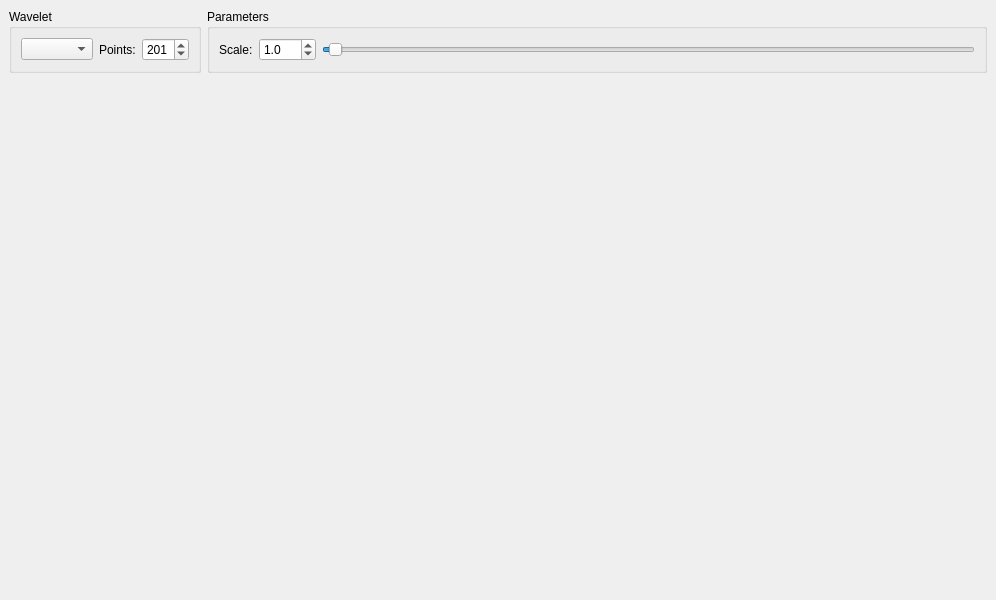
<?xml version="1.0" encoding="UTF-8"?>
<ui version="4.0">
 <class>MainWindow</class>
 <widget class="QMainWindow" name="MainWindow">
  <property name="geometry">
   <rect>
    <x>0</x>
    <y>0</y>
    <width>996</width>
    <height>600</height>
   </rect>
  </property>
  <property name="windowTitle">
   <string>MainWindow</string>
  </property>
  <widget class="QWidget" name="centralwidget">
   <property name="sizePolicy">
    <sizepolicy hsizetype="Preferred" vsizetype="Preferred">
     <horstretch>0</horstretch>
     <verstretch>0</verstretch>
    </sizepolicy>
   </property>
   <layout class="QVBoxLayout" name="verticalLayout">
    <item>
     <layout class="QHBoxLayout" name="horizontalLayout_3">
      <property name="sizeConstraint">
       <enum>QLayout::SetDefaultConstraint</enum>
      </property>
      <item>
       <widget class="QGroupBox" name="wavelet_box">
        <property name="sizePolicy">
         <sizepolicy hsizetype="Preferred" vsizetype="Minimum">
          <horstretch>0</horstretch>
          <verstretch>0</verstretch>
         </sizepolicy>
        </property>
        <property name="autoFillBackground">
         <bool>false</bool>
        </property>
        <property name="title">
         <string>Wavelet</string>
        </property>
        <property name="alignment">
         <set>Qt::AlignLeading|Qt::AlignLeft|Qt::AlignTop</set>
        </property>
        <layout class="QHBoxLayout" name="horizontalLayout_2">
         <property name="sizeConstraint">
          <enum>QLayout::SetDefaultConstraint</enum>
         </property>
         <item>
          <widget class="QComboBox" name="wavelet_select"/>
         </item>
         <item>
          <layout class="QHBoxLayout" name="horizontalLayout">
           <item>
            <widget class="QLabel" name="label">
             <property name="text">
              <string>Points:</string>
             </property>
            </widget>
           </item>
           <item>
            <widget class="QSpinBox" name="wavelet_points">
             <property name="minimum">
              <number>1</number>
             </property>
             <property name="maximum">
              <number>999</number>
             </property>
             <property name="value">
              <number>201</number>
             </property>
            </widget>
           </item>
          </layout>
         </item>
        </layout>
       </widget>
      </item>
      <item>
       <widget class="QGroupBox" name="param_box">
        <property name="sizePolicy">
         <sizepolicy hsizetype="MinimumExpanding" vsizetype="Preferred">
          <horstretch>0</horstretch>
          <verstretch>0</verstretch>
         </sizepolicy>
        </property>
        <property name="title">
         <string>Parameters</string>
        </property>
        <layout class="QGridLayout" name="gridLayout">
         <item row="0" column="0">
          <widget class="QLabel" name="label_2">
           <property name="text">
            <string>Scale:</string>
           </property>
          </widget>
         </item>
         <item row="0" column="1">
          <widget class="QDoubleSpinBox" name="scale_spinbox">
           <property name="sizePolicy">
            <sizepolicy hsizetype="Preferred" vsizetype="Preferred">
             <horstretch>0</horstretch>
             <verstretch>0</verstretch>
            </sizepolicy>
           </property>
           <property name="decimals">
            <number>1</number>
           </property>
           <property name="minimum">
            <double>0.100000000000000</double>
           </property>
           <property name="maximum">
            <double>100.000000000000000</double>
           </property>
           <property name="singleStep">
            <double>0.100000000000000</double>
           </property>
           <property name="value">
            <double>1.000000000000000</double>
           </property>
          </widget>
         </item>
         <item row="0" column="2">
          <widget class="QSlider" name="scale_slider">
           <property name="sizePolicy">
            <sizepolicy hsizetype="Expanding" vsizetype="Preferred">
             <horstretch>0</horstretch>
             <verstretch>0</verstretch>
            </sizepolicy>
           </property>
           <property name="minimum">
            <number>1</number>
           </property>
           <property name="maximum">
            <number>999</number>
           </property>
           <property name="singleStep">
            <number>1</number>
           </property>
           <property name="value">
            <number>10</number>
           </property>
           <property name="orientation">
            <enum>Qt::Horizontal</enum>
           </property>
           <property name="invertedAppearance">
            <bool>false</bool>
           </property>
           <property name="invertedControls">
            <bool>false</bool>
           </property>
           <property name="tickPosition">
            <enum>QSlider::NoTicks</enum>
           </property>
           <property name="tickInterval">
            <number>0</number>
           </property>
          </widget>
         </item>
        </layout>
       </widget>
      </item>
     </layout>
    </item>
    <item>
     <widget class="QFrame" name="plot_frame">
      <property name="sizePolicy">
       <sizepolicy hsizetype="Preferred" vsizetype="Expanding">
        <horstretch>0</horstretch>
        <verstretch>0</verstretch>
       </sizepolicy>
      </property>
      <property name="minimumSize">
       <size>
        <width>100</width>
        <height>100</height>
       </size>
      </property>
      <property name="frameShape">
       <enum>QFrame::NoFrame</enum>
      </property>
      <property name="lineWidth">
       <number>1</number>
      </property>
     </widget>
    </item>
   </layout>
  </widget>
 </widget>
 <resources/>
 <connections/>
</ui>
